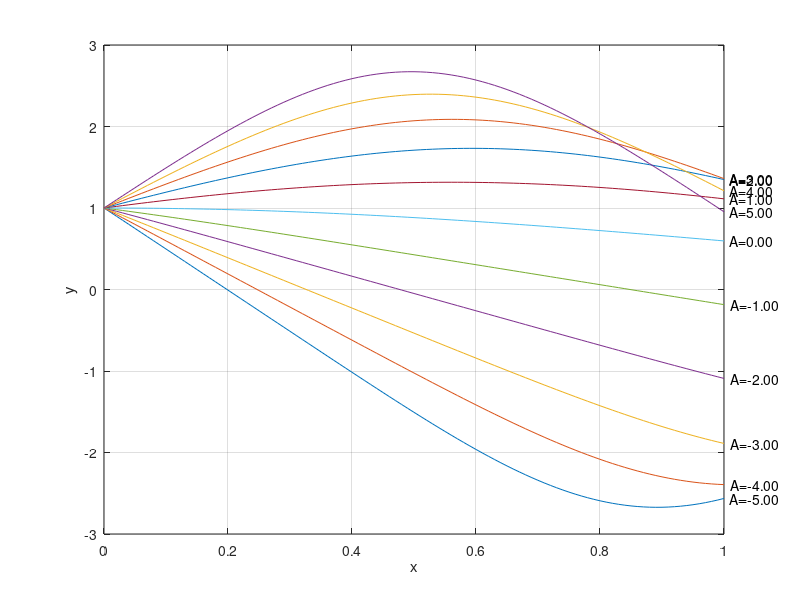

Reproduce this figure in MATLAB.
% NONLINSHOW   Numerically solve the ODE IVP
%   u'' + u^3 = 0,  u(0) = 1,  u'(0) = A
% for a range of A values, to illustrate shooting.  The goal
% is to get u(1) = -2.  Uses ODE45.

% ODE as a system is:   u' = v,  v' = -u^3   or  Y' = G(Y)
G = @(x,Y) [Y(2); -Y(1).^3];

AA = -5:1:5;  % list the A values
x = 0:0.01:1;

for j = 1:length(AA)
  [xout, Y] = ode45(G,x,[1.0; AA(j)]);
  plot(x,Y(:,1)'),   hold on
  text(1.0,Y(end,1),sprintf('  A=%.2f',AA(j)))
end
grid on,  xlabel x,  ylabel y,  hold off
